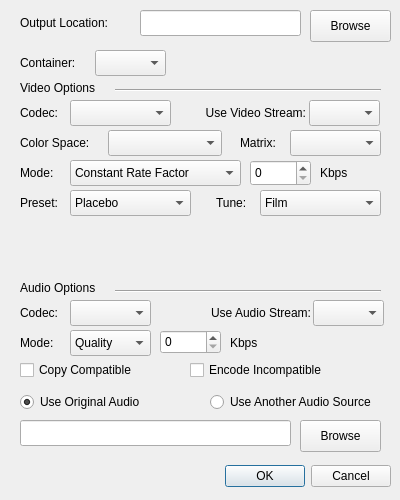
<?xml version="1.0" encoding="UTF-8"?>
<ui version="4.0">
 <class>configure</class>
 <widget class="QDialog" name="configure">
  <property name="geometry">
   <rect>
    <x>0</x>
    <y>0</y>
    <width>400</width>
    <height>500</height>
   </rect>
  </property>
  <property name="minimumSize">
   <size>
    <width>400</width>
    <height>500</height>
   </size>
  </property>
  <property name="maximumSize">
   <size>
    <width>400</width>
    <height>500</height>
   </size>
  </property>
  <property name="windowTitle">
   <string>Configure</string>
  </property>
  <widget class="QDialogButtonBox" name="buttonBox">
   <property name="geometry">
    <rect>
     <x>30</x>
     <y>460</y>
     <width>361</width>
     <height>32</height>
    </rect>
   </property>
   <property name="orientation">
    <enum>Qt::Horizontal</enum>
   </property>
   <property name="standardButtons">
    <set>QDialogButtonBox::Cancel|QDialogButtonBox::Ok</set>
   </property>
  </widget>
  <widget class="QLineEdit" name="outputFolder">
   <property name="geometry">
    <rect>
     <x>140</x>
     <y>10</y>
     <width>161</width>
     <height>26</height>
    </rect>
   </property>
   <property name="text">
    <string comment="0"/>
   </property>
   <property name="cursorPosition">
    <number>0</number>
   </property>
   <property name="readOnly">
    <bool>true</bool>
   </property>
  </widget>
  <widget class="QSpinBox" name="bitrateBox">
   <property name="geometry">
    <rect>
     <x>250</x>
     <y>160</y>
     <width>61</width>
     <height>26</height>
    </rect>
   </property>
   <property name="maximum">
    <number>51</number>
   </property>
  </widget>
  <widget class="QComboBox" name="selectMode">
   <property name="geometry">
    <rect>
     <x>70</x>
     <y>160</y>
     <width>171</width>
     <height>26</height>
    </rect>
   </property>
   <item>
    <property name="text">
     <string>Constant Rate Factor</string>
    </property>
   </item>
   <item>
    <property name="text">
     <string>Bitrate 1 Pass</string>
    </property>
   </item>
   <item>
    <property name="text">
     <string>Bitrate 2 Pass</string>
    </property>
   </item>
  </widget>
  <widget class="QComboBox" name="selectCodec">
   <property name="geometry">
    <rect>
     <x>70</x>
     <y>100</y>
     <width>101</width>
     <height>26</height>
    </rect>
   </property>
  </widget>
  <widget class="QComboBox" name="selectContainer">
   <property name="geometry">
    <rect>
     <x>95</x>
     <y>50</y>
     <width>71</width>
     <height>26</height>
    </rect>
   </property>
  </widget>
  <widget class="QComboBox" name="selectColorSpace">
   <property name="geometry">
    <rect>
     <x>108</x>
     <y>130</y>
     <width>114</width>
     <height>26</height>
    </rect>
   </property>
  </widget>
  <widget class="QPushButton" name="browseOutput">
   <property name="geometry">
    <rect>
     <x>310</x>
     <y>10</y>
     <width>81</width>
     <height>32</height>
    </rect>
   </property>
   <property name="text">
    <string>Browse</string>
   </property>
  </widget>
  <widget class="QComboBox" name="selectPreset">
   <property name="geometry">
    <rect>
     <x>70</x>
     <y>190</y>
     <width>121</width>
     <height>26</height>
    </rect>
   </property>
   <item>
    <property name="text">
     <string>Placebo</string>
    </property>
   </item>
   <item>
    <property name="text">
     <string>Very Slow</string>
    </property>
   </item>
   <item>
    <property name="text">
     <string>Slower</string>
    </property>
   </item>
   <item>
    <property name="text">
     <string>Slow</string>
    </property>
   </item>
   <item>
    <property name="text">
     <string>Medium</string>
    </property>
   </item>
   <item>
    <property name="text">
     <string>Fast</string>
    </property>
   </item>
   <item>
    <property name="text">
     <string>Faster</string>
    </property>
   </item>
   <item>
    <property name="text">
     <string>Very Fast</string>
    </property>
   </item>
   <item>
    <property name="text">
     <string>Super Fast</string>
    </property>
   </item>
   <item>
    <property name="text">
     <string>Ultra Fast</string>
    </property>
   </item>
  </widget>
  <widget class="QComboBox" name="selectTune">
   <property name="geometry">
    <rect>
     <x>260</x>
     <y>190</y>
     <width>121</width>
     <height>26</height>
    </rect>
   </property>
   <item>
    <property name="text">
     <string>Film</string>
    </property>
   </item>
   <item>
    <property name="text">
     <string>Animation</string>
    </property>
   </item>
   <item>
    <property name="text">
     <string>Grain</string>
    </property>
   </item>
   <item>
    <property name="text">
     <string>Still Image</string>
    </property>
   </item>
   <item>
    <property name="text">
     <string>PSNR</string>
    </property>
   </item>
   <item>
    <property name="text">
     <string>SSIM</string>
    </property>
   </item>
   <item>
    <property name="text">
     <string>Fast Decode</string>
    </property>
   </item>
   <item>
    <property name="text">
     <string>Zero Latency</string>
    </property>
   </item>
  </widget>
  <widget class="QLabel" name="labelContainer">
   <property name="geometry">
    <rect>
     <x>20</x>
     <y>50</y>
     <width>71</width>
     <height>26</height>
    </rect>
   </property>
   <property name="text">
    <string>Container:</string>
   </property>
  </widget>
  <widget class="QLabel" name="labelCodec">
   <property name="geometry">
    <rect>
     <x>20</x>
     <y>100</y>
     <width>51</width>
     <height>26</height>
    </rect>
   </property>
   <property name="text">
    <string>Codec:</string>
   </property>
  </widget>
  <widget class="QLabel" name="labelMode">
   <property name="geometry">
    <rect>
     <x>20</x>
     <y>160</y>
     <width>51</width>
     <height>26</height>
    </rect>
   </property>
   <property name="text">
    <string>Mode:</string>
   </property>
  </widget>
  <widget class="QLabel" name="labelPreset">
   <property name="geometry">
    <rect>
     <x>20</x>
     <y>190</y>
     <width>51</width>
     <height>26</height>
    </rect>
   </property>
   <property name="text">
    <string>Preset:</string>
   </property>
  </widget>
  <widget class="QLabel" name="labelTune">
   <property name="geometry">
    <rect>
     <x>216</x>
     <y>190</y>
     <width>41</width>
     <height>26</height>
    </rect>
   </property>
   <property name="text">
    <string>Tune:</string>
   </property>
  </widget>
  <widget class="QLabel" name="labelBitrate">
   <property name="geometry">
    <rect>
     <x>320</x>
     <y>160</y>
     <width>61</width>
     <height>26</height>
    </rect>
   </property>
   <property name="text">
    <string>Kbps</string>
   </property>
  </widget>
  <widget class="Line" name="linevideo">
   <property name="geometry">
    <rect>
     <x>115</x>
     <y>89</y>
     <width>266</width>
     <height>2</height>
    </rect>
   </property>
   <property name="orientation">
    <enum>Qt::Horizontal</enum>
   </property>
  </widget>
  <widget class="QLabel" name="labelVCoptions">
   <property name="geometry">
    <rect>
     <x>20</x>
     <y>80</y>
     <width>91</width>
     <height>16</height>
    </rect>
   </property>
   <property name="text">
    <string>Video Options</string>
   </property>
  </widget>
  <widget class="QLabel" name="labelOutput">
   <property name="geometry">
    <rect>
     <x>20</x>
     <y>10</y>
     <width>121</width>
     <height>26</height>
    </rect>
   </property>
   <property name="text">
    <string>Output Location:</string>
   </property>
  </widget>
  <widget class="QComboBox" name="selectAudioCodec">
   <property name="geometry">
    <rect>
     <x>70</x>
     <y>300</y>
     <width>81</width>
     <height>26</height>
    </rect>
   </property>
  </widget>
  <widget class="QLabel" name="labelVideoStream">
   <property name="geometry">
    <rect>
     <x>175</x>
     <y>100</y>
     <width>131</width>
     <height>26</height>
    </rect>
   </property>
   <property name="text">
    <string>Use Video Stream:</string>
   </property>
   <property name="alignment">
    <set>Qt::AlignRight|Qt::AlignTrailing|Qt::AlignVCenter</set>
   </property>
  </widget>
  <widget class="QLabel" name="labelColorSpace">
   <property name="geometry">
    <rect>
     <x>20</x>
     <y>130</y>
     <width>91</width>
     <height>26</height>
    </rect>
   </property>
   <property name="text">
    <string>Color Space:</string>
   </property>
  </widget>
  <widget class="Line" name="lineaudio">
   <property name="geometry">
    <rect>
     <x>115</x>
     <y>290</y>
     <width>266</width>
     <height>2</height>
    </rect>
   </property>
   <property name="orientation">
    <enum>Qt::Horizontal</enum>
   </property>
  </widget>
  <widget class="QLabel" name="labelACoptions">
   <property name="geometry">
    <rect>
     <x>20</x>
     <y>280</y>
     <width>91</width>
     <height>16</height>
    </rect>
   </property>
   <property name="text">
    <string>Audio Options</string>
   </property>
  </widget>
  <widget class="QComboBox" name="selectMatrix">
   <property name="geometry">
    <rect>
     <x>290</x>
     <y>130</y>
     <width>91</width>
     <height>26</height>
    </rect>
   </property>
  </widget>
  <widget class="QLabel" name="labelMatrix">
   <property name="geometry">
    <rect>
     <x>240</x>
     <y>130</y>
     <width>51</width>
     <height>26</height>
    </rect>
   </property>
   <property name="text">
    <string>Matrix:</string>
   </property>
  </widget>
  <widget class="QComboBox" name="selectVideoStream">
   <property name="geometry">
    <rect>
     <x>309</x>
     <y>100</y>
     <width>71</width>
     <height>26</height>
    </rect>
   </property>
  </widget>
  <widget class="QComboBox" name="selectAudioStream">
   <property name="geometry">
    <rect>
     <x>313</x>
     <y>300</y>
     <width>71</width>
     <height>26</height>
    </rect>
   </property>
  </widget>
  <widget class="QLabel" name="labelAudioCodec">
   <property name="geometry">
    <rect>
     <x>20</x>
     <y>300</y>
     <width>51</width>
     <height>26</height>
    </rect>
   </property>
   <property name="text">
    <string>Codec:</string>
   </property>
  </widget>
  <widget class="QLabel" name="labelAudioStream">
   <property name="geometry">
    <rect>
     <x>170</x>
     <y>300</y>
     <width>141</width>
     <height>26</height>
    </rect>
   </property>
   <property name="text">
    <string>Use Audio Stream:</string>
   </property>
   <property name="alignment">
    <set>Qt::AlignRight|Qt::AlignTrailing|Qt::AlignVCenter</set>
   </property>
  </widget>
  <widget class="QComboBox" name="selectAudioMode">
   <property name="geometry">
    <rect>
     <x>70</x>
     <y>330</y>
     <width>81</width>
     <height>26</height>
    </rect>
   </property>
   <item>
    <property name="text">
     <string>Quality</string>
    </property>
   </item>
   <item>
    <property name="text">
     <string>Bitrate</string>
    </property>
   </item>
  </widget>
  <widget class="QLabel" name="labelAudioMode">
   <property name="geometry">
    <rect>
     <x>20</x>
     <y>330</y>
     <width>51</width>
     <height>26</height>
    </rect>
   </property>
   <property name="text">
    <string>Mode:</string>
   </property>
  </widget>
  <widget class="QSpinBox" name="bitrateBoxAudio">
   <property name="geometry">
    <rect>
     <x>160</x>
     <y>330</y>
     <width>61</width>
     <height>24</height>
    </rect>
   </property>
  </widget>
  <widget class="QLabel" name="labelAudioBitrate">
   <property name="geometry">
    <rect>
     <x>230</x>
     <y>330</y>
     <width>151</width>
     <height>26</height>
    </rect>
   </property>
   <property name="text">
    <string>Kbps</string>
   </property>
  </widget>
  <widget class="QCheckBox" name="copyAudio">
   <property name="geometry">
    <rect>
     <x>20</x>
     <y>360</y>
     <width>171</width>
     <height>20</height>
    </rect>
   </property>
   <property name="text">
    <string>Copy Compatible</string>
   </property>
  </widget>
  <widget class="QLineEdit" name="externalAudioSource">
   <property name="geometry">
    <rect>
     <x>20</x>
     <y>420</y>
     <width>271</width>
     <height>26</height>
    </rect>
   </property>
   <property name="readOnly">
    <bool>true</bool>
   </property>
  </widget>
  <widget class="QPushButton" name="browseAudio">
   <property name="geometry">
    <rect>
     <x>300</x>
     <y>420</y>
     <width>81</width>
     <height>32</height>
    </rect>
   </property>
   <property name="text">
    <string>Browse</string>
   </property>
  </widget>
  <widget class="QWidget" name="layoutWidget">
   <property name="geometry">
    <rect>
     <x>20</x>
     <y>390</y>
     <width>374</width>
     <height>24</height>
    </rect>
   </property>
   <layout class="QHBoxLayout" name="horizontalLayout">
    <item>
     <widget class="QRadioButton" name="internalAudio">
      <property name="text">
       <string>Use Original Audio</string>
      </property>
      <property name="checked">
       <bool>true</bool>
      </property>
     </widget>
    </item>
    <item>
     <widget class="QRadioButton" name="externalAudio">
      <property name="text">
       <string>Use Another Audio Source</string>
      </property>
     </widget>
    </item>
   </layout>
  </widget>
  <widget class="QCheckBox" name="encodeIncompatible">
   <property name="geometry">
    <rect>
     <x>190</x>
     <y>360</y>
     <width>191</width>
     <height>20</height>
    </rect>
   </property>
   <property name="text">
    <string>Encode Incompatible</string>
   </property>
  </widget>
 </widget>
 <resources/>
 <connections>
  <connection>
   <sender>buttonBox</sender>
   <signal>accepted()</signal>
   <receiver>configure</receiver>
   <slot>accept()</slot>
   <hints>
    <hint type="sourcelabel">
     <x>248</x>
     <y>254</y>
    </hint>
    <hint type="destinationlabel">
     <x>157</x>
     <y>274</y>
    </hint>
   </hints>
  </connection>
  <connection>
   <sender>buttonBox</sender>
   <signal>rejected()</signal>
   <receiver>configure</receiver>
   <slot>reject()</slot>
   <hints>
    <hint type="sourcelabel">
     <x>316</x>
     <y>260</y>
    </hint>
    <hint type="destinationlabel">
     <x>286</x>
     <y>274</y>
    </hint>
   </hints>
  </connection>
 </connections>
</ui>
